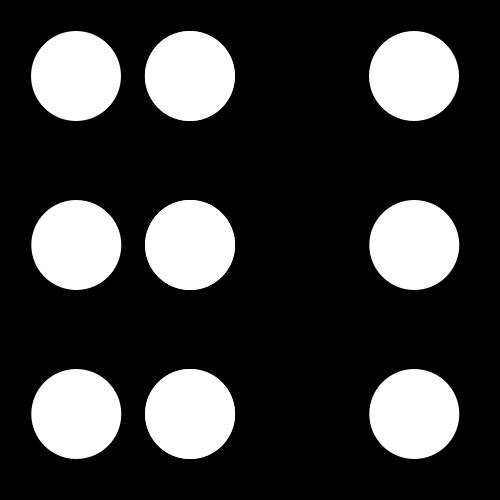
Frame 1 (no input)
Frame 60 (the mouse pressed at the canvas centre just before this capture): identical to frame 1, image omitted
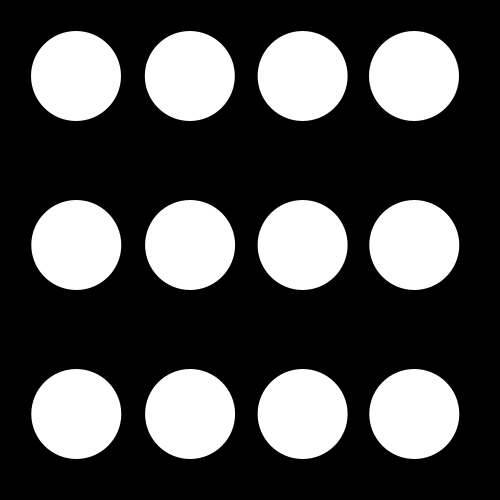
Frame 120 (the mouse held since frame 60 and released just before this capture)

The Processing sketch that drew these frames (run headless with seeded random() and noise(); from frame 60 on, the mouse is pressed at the canvas centre):

// Processing sketch: processing_119317
// ── processing_119317.pde

void setup()
{
  size(500, 500);
}

void draw()
{
  background(0);
  noStroke();
  fill(255);
    
  //Static ellipses
  translate(40, 40);
  ellipse(36, 36, 90, 90);
  ellipse(149.813, 36, 90, 90);
  ellipse(374, 36, 90, 90);
  ellipse(36.279, 205, 90, 90);
  ellipse(150.091, 205, 90, 90);
  ellipse(374.279, 205, 90, 90);
  ellipse(36.279, 374, 90, 90);
  ellipse(150.091, 374, 90, 90);
  ellipse(374.279, 374, 90, 90);

  //Mouse controlled ellipses
  translate(150, 0);
  ellipse(mouseX/2.22, 36, 90, 90);
  ellipse(mouseX/2.22, 205, 90, 90);
  ellipse(mouseX/2.22, 374, 90, 90);
}
